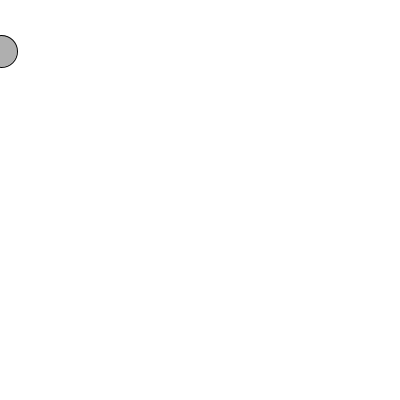
Frame 1 (no input)
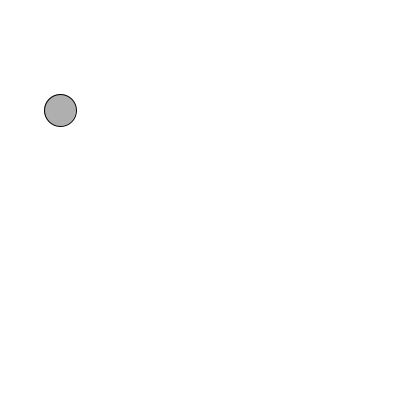
Frame 60 (the mouse pressed at the canvas centre just before this capture)
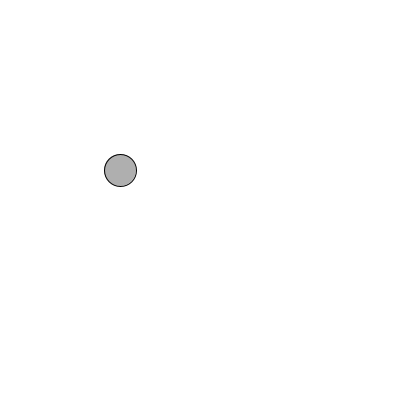
Frame 120 (the mouse held since frame 60 and released just before this capture)

The Processing sketch that drew these frames (run headless with seeded random() and noise(); from frame 60 on, the mouse is pressed at the canvas centre):

// Processing sketch: processing_113314
// ── processing_113314.pde

// Exercise 5-9. A more interesting bouncing ball.

int x = 0;
int y = 50;
float horizontalSpeed = 1;
float verticalSpeed = 1;
int horizontalDirection = 1;
int verticalDirection = 1;
int diameter = 32;

void setup() {
  size(400, 400);
}

void draw() {
  background(255);
  if (x >= width || x < 0) {
    horizontalDirection *= -1;
    ++diameter;
    ++horizontalSpeed;
  }
  if (y >= height || y < 0) {
    verticalSpeed *= -1;
  }
  x += horizontalSpeed * horizontalDirection;
  y += verticalSpeed * verticalDirection;

  stroke(0);
  fill(175);
  ellipse(x, y, diameter, diameter);
  println(horizontalSpeed);
}
